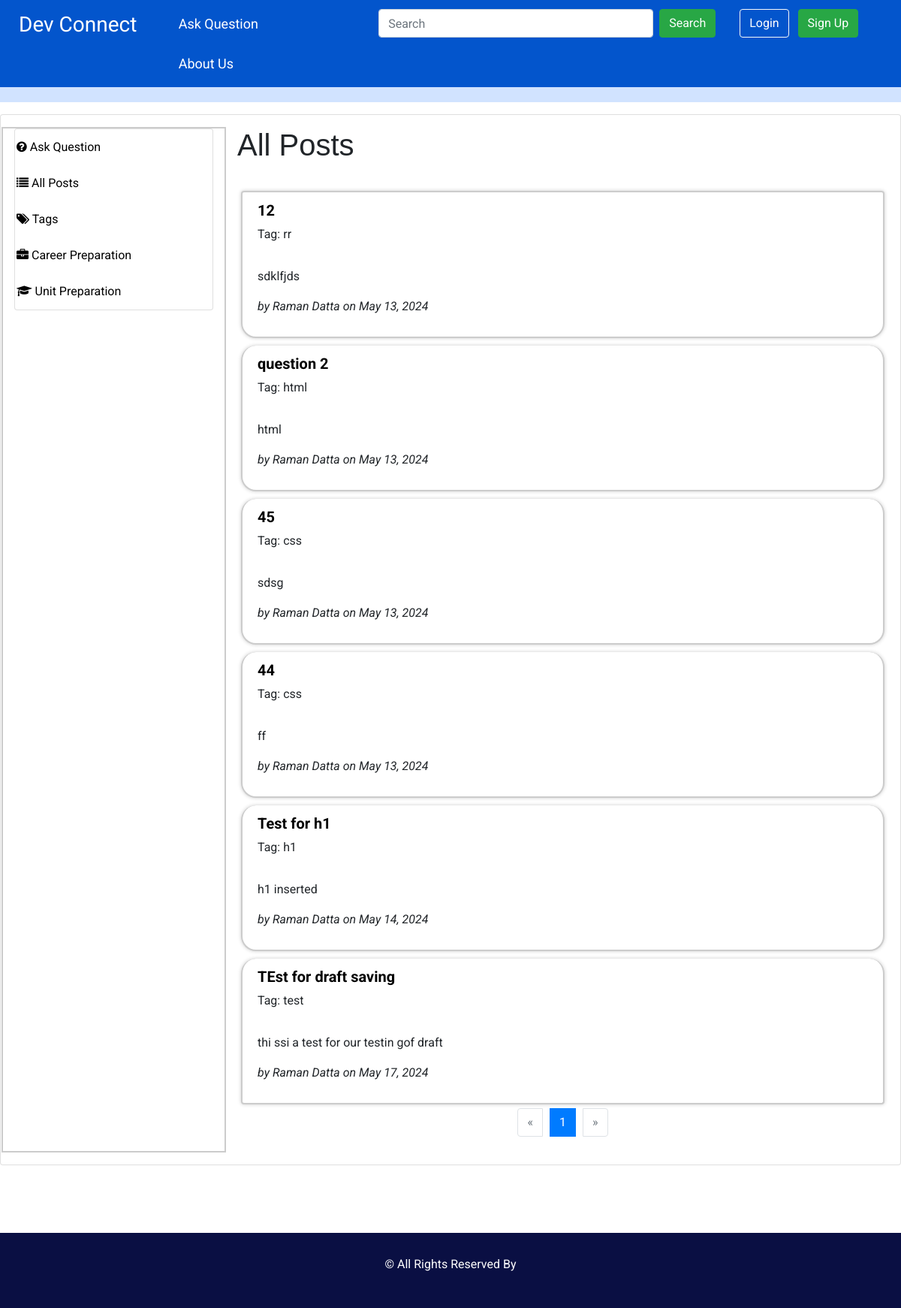
The page /posts on the database its author committed.
### app/models/model.py (models this page shows, shortened)
class Posts(db.Model):
    __tablename__ = "posts"
    id = db.Column(db.Integer, primary_key=True)
    title = db.Column(db.String(255), nullable=False)
    content = db.Column(db.Text, nullable=False)
    author_id = db.Column(db.Integer, db.ForeignKey('users.id'))
    date_posted = db.Column(db.DateTime, default=datetime.utcnow)
    deleted = db.Column(db.Boolean, default=False)
    answered = db.Column(db.Boolean, default=False)
    tag_id = db.Column(db.Integer, db.ForeignKey('tags.id'))
    career_preparation = db.Column(db.Boolean, default=False)
    is_draft = db.Column(db.Boolean, default=False)  # New column to indicate if the post is a draft
    author = db.relationship('User', backref=db.backref('posts', lazy=True))
    tag = db.relationship('Tag', backref=db.backref('posts', lazy=True))

class Tag(db.Model):
    __tablename__ = "tags"
    id = db.Column(db.Integer, primary_key=True)
    tag = db.Column(db.String(100), nullable=False)

class User(UserMixin, db.Model):
    __tablename__ = "users"
    id = db.Column(db.Integer, primary_key=True)
    first_name = db.Column(db.String(100), nullable=False)
    last_name = db.Column(db.String(100), nullable=False)
    uwa_id = db.Column(db.String(100), unique=True, nullable=False)
    email = db.Column(db.String(100), unique=True, nullable=False)
    major = db.Column(db.String(100), nullable=False)
    password_hash = db.Column(db.String(200), nullable=False)
    user_image = db.Column(db.String(200))
    is_disabled = db.Column(db.Boolean, default=False)
    timestamp = db.Column(db.DateTime, default=datetime.utcnow)
    role = db.Column(db.String(100))

### app/controllers/main_controller.py (the view)
@main.route("/posts", methods=["GET", "POST"])
def posts():
    page = request.args.get('page', 1, type=int)
    order = request.args.get('order', 'asc')
    heading = "All Posts"
    all_posts_query = Posts.query.filter_by(is_draft=False).order_by(
        Posts.date_posted.asc() if order == 'asc' else Posts.date_posted.desc()
    )
    pagination = all_posts_query.paginate(page=page, per_page=10, error_out=False)
    all_posts = pagination.items
    return render_template("main/posts.html", posts=all_posts, pagination=pagination, heading=heading, origin='posts')

### app/controllers/main_controller.py (called while the page is built)
@main.before_app_request
def add_tags_to_sidebar():
    if current_user.is_authenticated:
        tags_with_counts = db.session.query(
            Tag.id,
            Tag.tag,
            func.count(Posts.id).label('post_count')
        ).join(Posts, Posts.tag_id == Tag.id).group_by(Tag.id).all()
        g.tags = tags_with_counts
    else:
        g.tags = []

### app/templates/main/posts.html (shortened to what this page needs)
{% extends "includes/layout.html" %}
{% block content %}
<div class="card p-3 mt-3">
    <div class="row">
        {% include "includes/sidebar.html" %}
        <div class="col-md-9">
            <div class="row mb-4">
                <div class="col-md-8">
                    <h1>{{ heading }}</h1>
                </div>
            </div>
            <ul class="list-group" id="posts-list">
                {% for post in posts %}
                <li class="list-group-item">
                    <h5><a href="{{ url_for('main.view_post', post_id=post.id, origin=origin) }}">{{ post.title }}</a></h5>
                    <p>Tag: {{ post.tag.tag if post.tag else 'N/A' }}</p>
                    <p class="content-preview">{{ post.content|safe }}</p>
                    <p class="authorpost">by <span class="author_n">{{ post.author.first_name }} {{ post.author.last_name }}</span> on {{ post.date_posted.strftime('%B %d, %Y') }}</p>
                </li>
                {% endfor %}
            </ul>
            <nav aria-label="Page navigation">
                <ul class="pagination justify-content-center">
                    {% if pagination.has_prev %}
                    <li class="page-item">
                        <a class="page-link" href="{{ url_for(request.endpoint, page=pagination.prev_num, order=request.args.get('order', 'asc'), origin=origin) }}" aria-label="Previous">
                            <span aria-hidden="true">&laquo;</span>
                        </a>
                    </li>
                    {% else %}
                    <li class="page-item disabled">
                        <a class="page-link" href="#" aria-label="Previous">
                            <span aria-hidden="true">&laquo;</span>
                        </a>
                    </li>
                    {% endif %}
                    {% for page_num in pagination.iter_pages() %}
                    <li class="page-item {% if page_num == pagination.page %}active{% endif %}">
                        <a class="page-link" href="{{ url_for(request.endpoint, page=page_num, order=request.args.get('order', 'asc'), origin=origin) }}">{{ page_num }}</a>
                    </li>
                    {% endfor %}
                    {% if pagination.has_next %}
                    <li class="page-item">
                        <a class="page-link" href="{{ url_for(request.endpoint, page=pagination.next_num, order=request.args.get('order', 'asc'), origin=origin) }}" aria-label="Next">
                            <span aria-hidden="true">&raquo;</span>
                        </a>
                    </li>
                    {% else %}
                    <li class="page-item disabled">
                        <a class="page-link" href="#" aria-label="Next">
                            <span aria-hidden="true">&raquo;</span>
                        </a>
                    </li>
                    {% endif %}
                </ul>
            </nav>
        </div>
    </div>
</div>
{% endblock %}

### app/templates/includes/layout.html (shortened to what this page needs)
<!DOCTYPE html>
<html lang="en">
<head>
    <link rel="stylesheet" href="https://cdn.jsdelivr.net/npm/bootstrap@5.3.3/dist/css/bootstrap.min.css">
    <link rel="stylesheet" href="https://cdnjs.cloudflare.com/ajax/libs/font-awesome/5.14.0/css/all.min.css" />
    <link rel="stylesheet" href="{{ url_for('static', filename='css/main.css') }}">
<link rel="stylesheet" type="text/css" href="https://cdnjs.cloudflare.com/ajax/libs/OwlCarousel2/2.3.4/assets/owl.carousel.min.css" />
<link rel="stylesheet" href="{{ url_for('static', filename='css/bootstrap.css') }}">
<link rel="stylesheet" href="{{ url_for('static', filename='css/font-awesome.min.css') }}">
<link rel="stylesheet" href="{{ url_for('static', filename='css/style.css') }}">
<link rel="stylesheet" href="{{ url_for('static', filename='css/responsive.css') }}">
</head>
<body>
    {% include "includes/nav.html" %}
            {% block content %}{% endblock %}
  <footer class="footer_section" style="position: static; height: 100px;">
    <div class="container">
      <p>
        &copy;  All Rights Reserved By
      </p>
    </div>
  </footer>
</body>
</html>

### app/templates/includes/nav.html (shortened to what this page needs)
<div class="hero_area">
    <header class="header_section">
        <div class="header_top">
            <div class="container-fluid">
                <div class="contact_nav">
                    <div class="row" style="width: 100%;">
                        <div class="col-md-2 text-left" style="font-size:28px">
                            <a href="">
                                <span>Dev Connect</span>
                            </a>
                        </div>
                        <div class="col-md-3">
                            <ul class="nav float-left" style="font-size: 18px; margin-top: -7px;">
                                <li class="nav-item">
                                    <a class="nav-link" href="{{ url_for('main.add_post') }}"> Ask Question </a>
                                </li>
                                <li class="nav-item">
                                    <a class="nav-link" href="{{ url_for('main.about') }}"> About Us</a>
                                </li>
                            </ul>
                        </div>
                        <div class="col-md-5">
                            <form class="d-flex ms-auto" method="GET" action="{{ url_for('main.search') }}">
                                <input class="form-control me-2" type="search" name="q" placeholder="Search" aria-label="Search" value="{{ request.args.get('q', '') }}">
                                <button class="btn btn-success" type="submit">Search</button>
                            </form>
                        </div>
                        <div class="col-md-2">
                            {% if 'logged_in' in session and session['logged_in'] %}
                            <ul class="navbar-nav ms-auto">
                                <li class="nav-item dropdown">
                                    <a class="nav-link dropdown-toggle" href="#" id="navbarDropdownMenuLink" role="button" data-bs-toggle="dropdown" aria-expanded="false">
                                        {{ session['user_name'] }}
                                    </a>
                                    <ul class="dropdown-menu dropdown-menu-end" aria-labelledby="navbarDropdownMenuLink">
                                        <li class="p-0"><a class="dropdown-item link-dark" href="{{ url_for('auth.profile') }}">Profile</a></li>
                                        <li class="p-0"><a class="dropdown-item link-dark" href="{{ url_for('auth.change_password') }}">Change Password</a></li>
                                        <li class="p-0"><hr class="dropdown-divider"></li>
                                        <li class="p-0"><a class="dropdown-item link-dark" href="{{ url_for('auth.logout') }}">Logout</a></li>
                                    </ul>
                                </li>
                            </ul>
                            {% else %}
                            <a href="{{ url_for('auth.login') }}" class="btn f-left btn-outline-light me-2">Login</a>
                            <a href="{{ url_for('auth.register') }}" class="btn btn-success">Sign Up</a>
                            {% endif %}
                        </div>
                    </div>
                </div>
            </div>
        </div>
        <div class="header_bottom">
        </div>
    </header>
</div>

### app/templates/includes/sidebar.html (shortened to what this page needs)
<div class="col-md-3 mylist mybd">
    <div class="list-group mb-3">
        <a href="{{ url_for('main.add_post') }}" class="list-group-item list-group-item-action">
            <i class="fa fa-question-circle"></i> Ask Question
        </a>
        <a href="{{ url_for('main.posts') }}" class="list-group-item list-group-item-action">
            <i class="fa fa-list"></i> All Posts
        </a>
        <a href="{{ url_for('main.tags') }}" class="list-group-item list-group-item-action">
            <i class="fa fa-tags"></i> Tags
        </a>
        <a href="{{ url_for('main.career') }}" class="list-group-item list-group-item-action">
            <i class="fa fa-briefcase"></i> Career Preparation
        </a>
        <a href="{{ url_for('main.uni_preparation') }}" class="list-group-item list-group-item-action">
            <i class="fa fa-graduation-cap"></i> Unit Preparation
        </a>
    </div>
</div>
<link rel="stylesheet" href="https://cdnjs.cloudflare.com/ajax/libs/font-awesome/4.7.0/css/font-awesome.min.css">

### app/static/css/main.css (style rules this page uses)
:root { --blue: #27348b; --gold: #e2b600; --silver: #ececec; --red-700: #a92247; --red-800: #de2851; --red-900: #e42313; --orange: #e84e0f; --orange-400: #f49700; --yellow: #fdc300; --darkblue:#003869; --black-800: #1488ca; --lightblue:#48bed8; }
* { box-sizing: border-box; }
*:before, *:after { box-sizing: border-box; }
html { position: relative; min-height: 100%; }
body { margin-bottom: 60px; }
header { text-align: center; }
li { display: inline; padding: 5px; }
a { text-decoration: none; color: blue; }
footer { position: absolute; width: 100%; height: 50px; bottom: 0; background: #333; color: white; text-align: center; padding: 5px; }

### app/static/css/style.css (style rules this page uses)
body { font-family: "Roboto", sans-serif; color: #040000; }
.mybd { border: solid 2px #ccc; margin-left:; }
.mybd a { display: block; padding-left: 2px; }
.authorpost { font-style: italic; }
li.list-group-item { transition: all 1s ease; border: solid 2px #ccc; margin:5px; box-shadow: 0px 0px 5px #ccc; border-radius: 20px; }
li.list-group-item h2,li.list-group-item a { font-weight: bold; color: #000; padding: 0px; }
.mylist a { display: block; width: 100%; color: #000; }
h1, h2 { font-family: 'Merriweather Sans', sans-serif; }
a, a:hover, a:focus { text-decoration: none; }
.hero_area { position: relative; background-color: #d1e3ff; }
.header_section .container-fluid { padding-right: 25px; padding-left: 25px; }
.header_section .header_top { padding: 12px 0 5px 0px; background-color: #0355cc; }
.header_section .header_top .contact_nav { display: -webkit-box; display: -ms-flexbox; display: flex; -webkit-box-pack: justify; -ms-flex-pack: justify; justify-content: space-between; }
.header_section .header_top .contact_nav a { color: #ffffff; }
.header_section .header_bottom { padding: 10px 0; }
.content-preview { display: -webkit-box; -webkit-box-orient: vertical; -webkit-line-clamp: 2; overflow: hidden; text-overflow: ellipsis; max-height: 7.5em; }
.footer_section { background-color: #0a0f43; margin-top: 90px; }
.footer_section p { margin: 0; padding: 25px 0; color: #ffffff; text-align: center; }

### app/static/css/responsive.css (style rules this page uses)
@media (min-width: 1200px) { .container { max-width: 1170px; } }

### rows shown on the page
Posts: title "12", tag "rr", content "sdklfjds", author.first_name "Raman", author.last_name "Datta", date_posted "May 13, 2024"
Posts: title "question 2", tag "html", content "html", author.first_name "Raman", author.last_name "Datta", date_posted "May 13, 2024"
Posts: title "45", tag "css", content "sdsg", author.first_name "Raman", author.last_name "Datta", date_posted "May 13, 2024"
Posts: title "44", tag "css", content "ff", author.first_name "Raman", author.last_name "Datta", date_posted "May 13, 2024"
Posts: title "Test for h1", tag "h1", content "h1 inserted", author.first_name "Raman", author.last_name "Datta", date_posted "May 14, 2024"
Posts: title "TEst for draft saving", tag "test", content "thi ssi a test for our testin gof draft", author.first_name "Raman", author.last_name "Datta", date_posted "May 17, 2024"

### other values the page prints
{{ heading }} "All Posts"
{{ page_num }} "1"
